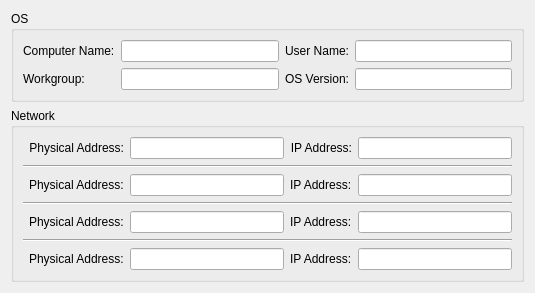
<?xml version="1.0" encoding="UTF-8"?>
<ui version="4.0">
 <class>SystemSummaryInfoClass</class>
 <widget class="QWidget" name="SystemSummaryInfoClass">
  <property name="geometry">
   <rect>
    <x>0</x>
    <y>0</y>
    <width>535</width>
    <height>259</height>
   </rect>
  </property>
  <property name="windowTitle">
   <string>System Summary Information</string>
  </property>
  <layout class="QGridLayout" name="gridLayout_3">
   <item row="0" column="0">
    <widget class="QGroupBox" name="groupBox">
     <property name="title">
      <string>OS</string>
     </property>
     <layout class="QGridLayout" name="gridLayout">
      <item row="1" column="0">
       <widget class="QLabel" name="labelComputerName">
        <property name="text">
         <string>Computer Name:</string>
        </property>
        <property name="buddy">
         <cstring>lineEditComputerName</cstring>
        </property>
       </widget>
      </item>
      <item row="1" column="1">
       <widget class="QLineEdit" name="lineEditComputerName">
        <property name="readOnly">
         <bool>true</bool>
        </property>
       </widget>
      </item>
      <item row="1" column="2">
       <widget class="QLabel" name="labelUserName">
        <property name="text">
         <string>User Name:</string>
        </property>
        <property name="alignment">
         <set>Qt::AlignRight|Qt::AlignTrailing|Qt::AlignVCenter</set>
        </property>
        <property name="buddy">
         <cstring>lineEditUserName</cstring>
        </property>
       </widget>
      </item>
      <item row="1" column="3">
       <widget class="QLineEdit" name="lineEditUserName">
        <property name="readOnly">
         <bool>true</bool>
        </property>
       </widget>
      </item>
      <item row="2" column="0">
       <widget class="QLabel" name="labelWorkgroup">
        <property name="text">
         <string>Workgroup:</string>
        </property>
       </widget>
      </item>
      <item row="2" column="2">
       <widget class="QLabel" name="labelOS">
        <property name="text">
         <string>OS Version:</string>
        </property>
        <property name="alignment">
         <set>Qt::AlignRight|Qt::AlignTrailing|Qt::AlignVCenter</set>
        </property>
       </widget>
      </item>
      <item row="2" column="1">
       <widget class="QLineEdit" name="lineEditWorkgroup">
        <property name="readOnly">
         <bool>true</bool>
        </property>
       </widget>
      </item>
      <item row="2" column="3">
       <widget class="QLineEdit" name="lineEditOSVersion">
        <property name="readOnly">
         <bool>true</bool>
        </property>
       </widget>
      </item>
     </layout>
    </widget>
   </item>
   <item row="1" column="0">
    <widget class="QGroupBox" name="groupBox_2">
     <property name="title">
      <string>Network</string>
     </property>
     <layout class="QGridLayout" name="gridLayout_2">
      <item row="0" column="1">
       <widget class="QLabel" name="labelPhysicalAddress1">
        <property name="text">
         <string>Physical Address:</string>
        </property>
        <property name="alignment">
         <set>Qt::AlignRight|Qt::AlignTrailing|Qt::AlignVCenter</set>
        </property>
        <property name="buddy">
         <cstring>lineEditPhysicalAddress1</cstring>
        </property>
       </widget>
      </item>
      <item row="0" column="2">
       <widget class="QLineEdit" name="lineEditPhysicalAddress1">
        <property name="readOnly">
         <bool>true</bool>
        </property>
       </widget>
      </item>
      <item row="0" column="3">
       <widget class="QLabel" name="labelIPAddress1">
        <property name="text">
         <string>IP Address:</string>
        </property>
        <property name="alignment">
         <set>Qt::AlignRight|Qt::AlignTrailing|Qt::AlignVCenter</set>
        </property>
        <property name="buddy">
         <cstring>lineEditIPAddress1</cstring>
        </property>
       </widget>
      </item>
      <item row="0" column="4">
       <widget class="QLineEdit" name="lineEditIPAddress1">
        <property name="readOnly">
         <bool>true</bool>
        </property>
       </widget>
      </item>
      <item row="2" column="1">
       <widget class="QLabel" name="labelPhysicalAddress2">
        <property name="text">
         <string>Physical Address:</string>
        </property>
       </widget>
      </item>
      <item row="2" column="2">
       <widget class="QLineEdit" name="lineEditPhysicalAddress2">
        <property name="readOnly">
         <bool>true</bool>
        </property>
       </widget>
      </item>
      <item row="2" column="3">
       <widget class="QLabel" name="labelIPAddress2">
        <property name="text">
         <string>IP Address:</string>
        </property>
       </widget>
      </item>
      <item row="2" column="4">
       <widget class="QLineEdit" name="lineEditIPAddress2">
        <property name="readOnly">
         <bool>true</bool>
        </property>
       </widget>
      </item>
      <item row="4" column="1">
       <widget class="QLabel" name="labelPhysicalAddress3">
        <property name="text">
         <string>Physical Address:</string>
        </property>
       </widget>
      </item>
      <item row="4" column="2">
       <widget class="QLineEdit" name="lineEditPhysicalAddress3">
        <property name="readOnly">
         <bool>true</bool>
        </property>
       </widget>
      </item>
      <item row="4" column="3">
       <widget class="QLabel" name="labelIPAddress3">
        <property name="text">
         <string>IP Address:</string>
        </property>
       </widget>
      </item>
      <item row="4" column="4">
       <widget class="QLineEdit" name="lineEditIPAddress3">
        <property name="readOnly">
         <bool>true</bool>
        </property>
       </widget>
      </item>
      <item row="6" column="1">
       <widget class="QLabel" name="labelPhysicalAddress4">
        <property name="text">
         <string>Physical Address:</string>
        </property>
       </widget>
      </item>
      <item row="6" column="2">
       <widget class="QLineEdit" name="lineEditPhysicalAddress4">
        <property name="readOnly">
         <bool>true</bool>
        </property>
       </widget>
      </item>
      <item row="6" column="3">
       <widget class="QLabel" name="labelIPAddress4">
        <property name="text">
         <string>IP Address:</string>
        </property>
       </widget>
      </item>
      <item row="6" column="4">
       <widget class="QLineEdit" name="lineEditIPAddress4">
        <property name="readOnly">
         <bool>true</bool>
        </property>
       </widget>
      </item>
      <item row="1" column="0" colspan="5">
       <widget class="Line" name="line">
        <property name="orientation">
         <enum>Qt::Horizontal</enum>
        </property>
       </widget>
      </item>
      <item row="3" column="0" colspan="5">
       <widget class="Line" name="line_2">
        <property name="orientation">
         <enum>Qt::Horizontal</enum>
        </property>
       </widget>
      </item>
      <item row="5" column="0" colspan="5">
       <widget class="Line" name="line_3">
        <property name="orientation">
         <enum>Qt::Horizontal</enum>
        </property>
       </widget>
      </item>
     </layout>
    </widget>
   </item>
  </layout>
 </widget>
 <resources/>
 <connections/>
</ui>
